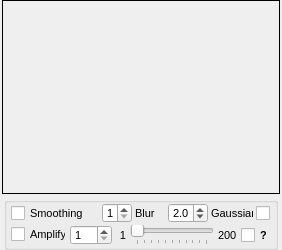
                <widget class="QWidget" name="tab_smoothing2">
                 <attribute name="title">
                  <string>Smoothing</string>
                 </attribute>
                 <layout class="QVBoxLayout" name="verticalLayout_smoothing_2">
                  <property name="spacing">
                   <number>3</number>
                  </property>
                  <property name="leftMargin">
                   <number>2</number>
                  </property>
                  <property name="topMargin">
                   <number>0</number>
                  </property>
                  <property name="rightMargin">
                   <number>2</number>
                  </property>
                  <property name="bottomMargin">
                   <number>0</number>
                  </property>
                  <item>
                   <widget class="QFrame" name="frame_smoothingImage2">
                    <property name="enabled">
                     <bool>true</bool>
                    </property>
                    <property name="sizePolicy">
                     <sizepolicy hsizetype="Expanding" vsizetype="Expanding">
                      <horstretch>0</horstretch>
                      <verstretch>0</verstretch>
                     </sizepolicy>
                    </property>
                    <property name="minimumSize">
                     <size>
                      <width>258</width>
                      <height>194</height>
                     </size>
                    </property>
                    <property name="maximumSize">
                     <size>
                      <width>16777215</width>
                      <height>16777215</height>
                     </size>
                    </property>
                    <property name="frameShape">
                     <enum>QFrame::Box</enum>
                    </property>
                    <property name="frameShadow">
                     <enum>QFrame::Plain</enum>
                    </property>
                    <layout class="QHBoxLayout" name="horizontalLayout_smoothingImage2">
                     <property name="spacing">
                      <number>0</number>
                     </property>
                     <property name="margin">
                      <number>1</number>
                     </property>
                    </layout>
                   </widget>
                  </item>
                  <item>
                   <layout class="QHBoxLayout" name="horizontalLayout_36">
                    <property name="spacing">
                     <number>0</number>
                    </property>
                    <item>
                     <spacer name="horizontalSpacer_69">
                      <property name="orientation">
                       <enum>Qt::Horizontal</enum>
                      </property>
                      <property name="sizeType">
                       <enum>QSizePolicy::Fixed</enum>
                      </property>
                      <property name="sizeHint" stdset="0">
                       <size>
                        <width>2</width>
                        <height>25</height>
                       </size>
                      </property>
                     </spacer>
                    </item>
                    <item>
                     <widget class="QGroupBox" name="groupBox_smoothing2">
                      <property name="sizePolicy">
                       <sizepolicy hsizetype="Expanding" vsizetype="Fixed">
                        <horstretch>0</horstretch>
                        <verstretch>0</verstretch>
                       </sizepolicy>
                      </property>
                      <property name="minimumSize">
                       <size>
                        <width>0</width>
                        <height>53</height>
                       </size>
                      </property>
                      <property name="maximumSize">
                       <size>
                        <width>16777215</width>
                        <height>53</height>
                       </size>
                      </property>
                      <property name="font">
                       <font>
                        <pointsize>8</pointsize>
                       </font>
                      </property>
                      <property name="title">
                       <string/>
                      </property>
                      <property name="alignment">
                       <set>Qt::AlignCenter</set>
                      </property>
                      <layout class="QVBoxLayout" name="verticalLayout_22">
                       <property name="spacing">
                        <number>2</number>
                       </property>
                       <property name="leftMargin">
                        <number>4</number>
                       </property>
                       <property name="topMargin">
                        <number>0</number>
                       </property>
                       <property name="rightMargin">
                        <number>4</number>
                       </property>
                       <property name="bottomMargin">
                        <number>0</number>
                       </property>
                       <item>
                        <layout class="QHBoxLayout" name="horizontalLayout_37">
                         <property name="spacing">
                          <number>3</number>
                         </property>
                         <item>
                          <widget class="QCheckBox" name="checkBox_smoothing2">
                           <property name="sizePolicy">
                            <sizepolicy hsizetype="Fixed" vsizetype="Fixed">
                             <horstretch>0</horstretch>
                             <verstretch>0</verstretch>
                            </sizepolicy>
                           </property>
                           <property name="minimumSize">
                            <size>
                             <width>78</width>
                             <height>20</height>
                            </size>
                           </property>
                           <property name="maximumSize">
                            <size>
                             <width>78</width>
                             <height>20</height>
                            </size>
                           </property>
                           <property name="text">
                            <string>Smoothing</string>
                           </property>
                          </widget>
                         </item>
                         <item>
                          <spacer name="horizontalSpacer_smoothing2">
                           <property name="orientation">
                            <enum>Qt::Horizontal</enum>
                           </property>
                           <property name="sizeHint" stdset="0">
                            <size>
                             <width>3</width>
                             <height>20</height>
                            </size>
                           </property>
                          </spacer>
                         </item>
                         <item>
                          <widget class="QSpinBox" name="spinBox_smoothingKernel2">
                           <property name="minimumSize">
                            <size>
                             <width>30</width>
                             <height>20</height>
                            </size>
                           </property>
                           <property name="maximumSize">
                            <size>
                             <width>30</width>
                             <height>20</height>
                            </size>
                           </property>
                           <property name="font">
                            <font>
                             <weight>50</weight>
                             <bold>false</bold>
                            </font>
                           </property>
                           <property name="minimum">
                            <number>1</number>
                           </property>
                           <property name="maximum">
                            <number>8</number>
                           </property>
                          </widget>
                         </item>
                         <item>
                          <widget class="QLabel" name="label_smoothingKernel2">
                           <property name="minimumSize">
                            <size>
                             <width>20</width>
                             <height>20</height>
                            </size>
                           </property>
                           <property name="maximumSize">
                            <size>
                             <width>20</width>
                             <height>20</height>
                            </size>
                           </property>
                           <property name="font">
                            <font>
                             <family>MS Shell Dlg 2</family>
                             <pointsize>8</pointsize>
                            </font>
                           </property>
                           <property name="text">
                            <string>Blur</string>
                           </property>
                           <property name="alignment">
                            <set>Qt::AlignLeading|Qt::AlignLeft|Qt::AlignVCenter</set>
                           </property>
                          </widget>
                         </item>
                         <item>
                          <spacer name="horizontalSpacer_36">
                           <property name="orientation">
                            <enum>Qt::Horizontal</enum>
                           </property>
                           <property name="sizeHint" stdset="0">
                            <size>
                             <width>3</width>
                             <height>20</height>
                            </size>
                           </property>
                          </spacer>
                         </item>
                         <item>
                          <widget class="QDoubleSpinBox" name="doubleSpinBox_smoothingSigma2">
                           <property name="sizePolicy">
                            <sizepolicy hsizetype="Fixed" vsizetype="Fixed">
                             <horstretch>0</horstretch>
                             <verstretch>0</verstretch>
                            </sizepolicy>
                           </property>
                           <property name="minimumSize">
                            <size>
                             <width>40</width>
                             <height>20</height>
                            </size>
                           </property>
                           <property name="maximumSize">
                            <size>
                             <width>40</width>
                             <height>20</height>
                            </size>
                           </property>
                           <property name="decimals">
                            <number>1</number>
                           </property>
                           <property name="minimum">
                            <double>0.100000000000000</double>
                           </property>
                           <property name="maximum">
                            <double>4.000000000000000</double>
                           </property>
                           <property name="singleStep">
                            <double>0.100000000000000</double>
                           </property>
                           <property name="value">
                            <double>2.000000000000000</double>
                           </property>
                          </widget>
                         </item>
                         <item>
                          <widget class="QLabel" name="label_smoothingSigma2">
                           <property name="minimumSize">
                            <size>
                             <width>42</width>
                             <height>20</height>
                            </size>
                           </property>
                           <property name="maximumSize">
                            <size>
                             <width>42</width>
                             <height>20</height>
                            </size>
                           </property>
                           <property name="font">
                            <font>
                             <family>MS Shell Dlg 2</family>
                             <pointsize>8</pointsize>
                            </font>
                           </property>
                           <property name="text">
                            <string>Gaussian</string>
                           </property>
                           <property name="alignment">
                            <set>Qt::AlignLeading|Qt::AlignLeft|Qt::AlignVCenter</set>
                           </property>
                          </widget>
                         </item>
                         <item>
                          <widget class="QCheckBox" name="checkBox_gaussianSmoothing2">
                           <property name="sizePolicy">
                            <sizepolicy hsizetype="Fixed" vsizetype="Fixed">
                             <horstretch>0</horstretch>
                             <verstretch>0</verstretch>
                            </sizepolicy>
                           </property>
                           <property name="minimumSize">
                            <size>
                             <width>15</width>
                             <height>20</height>
                            </size>
                           </property>
                           <property name="maximumSize">
                            <size>
                             <width>15</width>
                             <height>20</height>
                            </size>
                           </property>
                           <property name="text">
                            <string/>
                           </property>
                          </widget>
                         </item>
                        </layout>
                       </item>
                       <item>
                        <layout class="QHBoxLayout" name="horizontalLayout_38">
                         <property name="spacing">
                          <number>4</number>
                         </property>
                         <item>
                          <widget class="QCheckBox" name="checkBox_smoothingAmplify2">
                           <property name="minimumSize">
                            <size>
                             <width>55</width>
                             <height>0</height>
                            </size>
                           </property>
                           <property name="maximumSize">
                            <size>
                             <width>55</width>
                             <height>16777215</height>
                            </size>
                           </property>
                           <property name="text">
                            <string>Amplify</string>
                           </property>
                          </widget>
                         </item>
                         <item>
                          <widget class="QSpinBox" name="spinBox_smoothingAmplify2">
                           <property name="minimumSize">
                            <size>
                             <width>42</width>
                             <height>20</height>
                            </size>
                           </property>
                           <property name="maximumSize">
                            <size>
                             <width>42</width>
                             <height>20</height>
                            </size>
                           </property>
                           <property name="font">
                            <font>
                             <weight>50</weight>
                             <bold>false</bold>
                            </font>
                           </property>
                           <property name="minimum">
                            <number>1</number>
                           </property>
                           <property name="maximum">
                            <number>200</number>
                           </property>
                          </widget>
                         </item>
                         <item>
                          <widget class="QLabel" name="label_minSmoothingAmplify2">
                           <property name="minimumSize">
                            <size>
                             <width>10</width>
                             <height>20</height>
                            </size>
                           </property>
                           <property name="maximumSize">
                            <size>
                             <width>16777215</width>
                             <height>20</height>
                            </size>
                           </property>
                           <property name="font">
                            <font>
                             <family>MS Shell Dlg 2</family>
                             <pointsize>8</pointsize>
                            </font>
                           </property>
                           <property name="text">
                            <string>1</string>
                           </property>
                           <property name="alignment">
                            <set>Qt::AlignRight|Qt::AlignTrailing|Qt::AlignVCenter</set>
                           </property>
                          </widget>
                         </item>
                         <item>
                          <widget class="QSlider" name="slider_smoothingAmplify2">
                           <property name="minimumSize">
                            <size>
                             <width>0</width>
                             <height>20</height>
                            </size>
                           </property>
                           <property name="maximumSize">
                            <size>
                             <width>16777215</width>
                             <height>20</height>
                            </size>
                           </property>
                           <property name="font">
                            <font>
                             <weight>50</weight>
                             <bold>false</bold>
                            </font>
                           </property>
                           <property name="minimum">
                            <number>1</number>
                           </property>
                           <property name="maximum">
                            <number>200</number>
                           </property>
                           <property name="pageStep">
                            <number>20</number>
                           </property>
                           <property name="orientation">
                            <enum>Qt::Horizontal</enum>
                           </property>
                           <property name="tickPosition">
                            <enum>QSlider::TicksBelow</enum>
                           </property>
                           <property name="tickInterval">
                            <number>20</number>
                           </property>
                          </widget>
                         </item>
                         <item>
                          <widget class="QLabel" name="label_maxSmoothingAmplify2">
                           <property name="sizePolicy">
                            <sizepolicy hsizetype="Minimum" vsizetype="Preferred">
                             <horstretch>0</horstretch>
                             <verstretch>0</verstretch>
                            </sizepolicy>
                           </property>
                           <property name="minimumSize">
                            <size>
                             <width>0</width>
                             <height>20</height>
                            </size>
                           </property>
                           <property name="maximumSize">
                            <size>
                             <width>16777215</width>
                             <height>20</height>
                            </size>
                           </property>
                           <property name="font">
                            <font>
                             <family>MS Shell Dlg 2</family>
                             <pointsize>8</pointsize>
                             <weight>50</weight>
                             <bold>false</bold>
                            </font>
                           </property>
                           <property name="text">
                            <string>200</string>
                           </property>
                           <property name="alignment">
                            <set>Qt::AlignLeading|Qt::AlignLeft|Qt::AlignVCenter</set>
                           </property>
                          </widget>
                         </item>
                         <item>
                          <widget class="QCheckBox" name="checkBox_smoothingHelp2">
                           <property name="sizePolicy">
                            <sizepolicy hsizetype="Fixed" vsizetype="Fixed">
                             <horstretch>0</horstretch>
                             <verstretch>0</verstretch>
                            </sizepolicy>
                           </property>
                           <property name="minimumSize">
                            <size>
                             <width>30</width>
                             <height>20</height>
                            </size>
                           </property>
                           <property name="maximumSize">
                            <size>
                             <width>30</width>
                             <height>20</height>
                            </size>
                           </property>
                           <property name="font">
                            <font>
                             <weight>75</weight>
                             <bold>true</bold>
                            </font>
                           </property>
                           <property name="text">
                            <string>?</string>
                           </property>
                          </widget>
                         </item>
                        </layout>
                       </item>
                      </layout>
                     </widget>
                    </item>
                    <item>
                     <spacer name="horizontalSpacer_71">
                      <property name="orientation">
                       <enum>Qt::Horizontal</enum>
                      </property>
                      <property name="sizeType">
                       <enum>QSizePolicy::Fixed</enum>
                      </property>
                      <property name="sizeHint" stdset="0">
                       <size>
                        <width>2</width>
                        <height>25</height>
                       </size>
                      </property>
                     </spacer>
                    </item>
                   </layout>
                  </item>
                 </layout>
                </widget>
